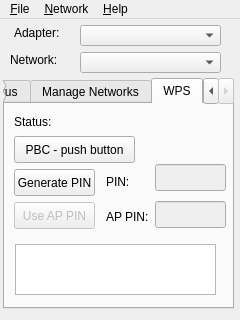
<?xml version="1.0" encoding="UTF-8"?>
<ui version="4.0">
 <class>WpaGui</class>
 <widget class="QMainWindow" name="WpaGui">
  <property name="geometry">
   <rect>
    <x>0</x>
    <y>0</y>
    <width>240</width>
    <height>320</height>
   </rect>
  </property>
  <property name="windowTitle">
   <string>wpa_gui</string>
  </property>
  <property name="styleSheet">
   <string notr="true"/>
  </property>
  <widget class="QWidget" name="widget">
   <widget class="QLabel" name="adapterLabel">
    <property name="geometry">
     <rect>
      <x>14</x>
      <y>3</y>
      <width>61</width>
      <height>21</height>
     </rect>
    </property>
    <property name="text">
     <string>Adapter:</string>
    </property>
   </widget>
   <widget class="QComboBox" name="adapterSelect">
    <property name="geometry">
     <rect>
      <x>80</x>
      <y>6</y>
      <width>141</width>
      <height>21</height>
     </rect>
    </property>
   </widget>
   <widget class="QLabel" name="networkLabel">
    <property name="geometry">
     <rect>
      <x>10</x>
      <y>30</y>
      <width>61</width>
      <height>21</height>
     </rect>
    </property>
    <property name="text">
     <string>Network:</string>
    </property>
   </widget>
   <widget class="QComboBox" name="networkSelect">
    <property name="geometry">
     <rect>
      <x>80</x>
      <y>33</y>
      <width>141</width>
      <height>21</height>
     </rect>
    </property>
   </widget>
   <widget class="QTabWidget" name="wpaguiTab">
    <property name="geometry">
     <rect>
      <x>3</x>
      <y>59</y>
      <width>231</width>
      <height>231</height>
     </rect>
    </property>
    <property name="currentIndex">
     <number>2</number>
    </property>
    <widget class="QWidget" name="statusTab">
     <attribute name="title">
      <string>Current Status</string>
     </attribute>
     <widget class="QFrame" name="frame3">
      <property name="geometry">
       <rect>
        <x>0</x>
        <y>-6</y>
        <width>221</width>
        <height>171</height>
       </rect>
      </property>
      <property name="frameShape">
       <enum>QFrame::NoFrame</enum>
      </property>
      <property name="frameShadow">
       <enum>QFrame::Plain</enum>
      </property>
      <widget class="QLabel" name="statusLabel">
       <property name="geometry">
        <rect>
         <x>6</x>
         <y>9</y>
         <width>43</width>
         <height>17</height>
        </rect>
       </property>
       <property name="text">
        <string>Status:</string>
       </property>
      </widget>
      <widget class="QLabel" name="lastMessageLabel">
       <property name="geometry">
        <rect>
         <x>6</x>
         <y>35</y>
         <width>87</width>
         <height>17</height>
        </rect>
       </property>
       <property name="text">
        <string>Last message:</string>
       </property>
      </widget>
      <widget class="QLabel" name="authenticationLabel">
       <property name="geometry">
        <rect>
         <x>6</x>
         <y>68</y>
         <width>90</width>
         <height>17</height>
        </rect>
       </property>
       <property name="text">
        <string>Authentication:</string>
       </property>
      </widget>
      <widget class="QLabel" name="encryptionLabel">
       <property name="geometry">
        <rect>
         <x>6</x>
         <y>91</y>
         <width>68</width>
         <height>17</height>
        </rect>
       </property>
       <property name="text">
        <string>Encryption:</string>
       </property>
      </widget>
      <widget class="QLabel" name="ssidLabel">
       <property name="geometry">
        <rect>
         <x>6</x>
         <y>112</y>
         <width>32</width>
         <height>17</height>
        </rect>
       </property>
       <property name="text">
        <string>SSID:</string>
       </property>
      </widget>
      <widget class="QLabel" name="bssidLabel">
       <property name="geometry">
        <rect>
         <x>6</x>
         <y>133</y>
         <width>39</width>
         <height>17</height>
        </rect>
       </property>
       <property name="text">
        <string>BSSID:</string>
       </property>
      </widget>
      <widget class="QLabel" name="ipAddressLabel">
       <property name="geometry">
        <rect>
         <x>6</x>
         <y>153</y>
         <width>68</width>
         <height>17</height>
        </rect>
       </property>
       <property name="text">
        <string>IP address:</string>
       </property>
      </widget>
      <widget class="QLabel" name="textStatus">
       <property name="geometry">
        <rect>
         <x>65</x>
         <y>5</y>
         <width>151</width>
         <height>20</height>
        </rect>
       </property>
       <property name="text">
        <string/>
       </property>
      </widget>
      <widget class="QLabel" name="textLastMessage">
       <property name="geometry">
        <rect>
         <x>90</x>
         <y>25</y>
         <width>130</width>
         <height>40</height>
        </rect>
       </property>
       <property name="text">
        <string/>
       </property>
       <property name="wordWrap">
        <bool>true</bool>
       </property>
      </widget>
      <widget class="QLabel" name="textAuthentication">
       <property name="geometry">
        <rect>
         <x>105</x>
         <y>69</y>
         <width>111</width>
         <height>17</height>
        </rect>
       </property>
       <property name="text">
        <string/>
       </property>
      </widget>
      <widget class="QLabel" name="textEncryption">
       <property name="geometry">
        <rect>
         <x>105</x>
         <y>92</y>
         <width>101</width>
         <height>17</height>
        </rect>
       </property>
       <property name="text">
        <string/>
       </property>
      </widget>
      <widget class="QLabel" name="textSsid">
       <property name="geometry">
        <rect>
         <x>55</x>
         <y>110</y>
         <width>151</width>
         <height>20</height>
        </rect>
       </property>
       <property name="text">
        <string/>
       </property>
      </widget>
      <widget class="QLabel" name="textBssid">
       <property name="geometry">
        <rect>
         <x>55</x>
         <y>133</y>
         <width>151</width>
         <height>20</height>
        </rect>
       </property>
       <property name="text">
        <string/>
       </property>
      </widget>
      <widget class="QLabel" name="textIpAddress">
       <property name="geometry">
        <rect>
         <x>92</x>
         <y>150</y>
         <width>111</width>
         <height>20</height>
        </rect>
       </property>
       <property name="text">
        <string/>
       </property>
      </widget>
     </widget>
     <widget class="QPushButton" name="connectButton">
      <property name="geometry">
       <rect>
        <x>6</x>
        <y>168</y>
        <width>61</width>
        <height>27</height>
       </rect>
      </property>
      <property name="text">
       <string>Connect</string>
      </property>
     </widget>
     <widget class="QPushButton" name="disconnectButton">
      <property name="geometry">
       <rect>
        <x>73</x>
        <y>168</y>
        <width>81</width>
        <height>27</height>
       </rect>
      </property>
      <property name="text">
       <string>Disconnect</string>
      </property>
     </widget>
     <widget class="QPushButton" name="scanButton">
      <property name="geometry">
       <rect>
        <x>160</x>
        <y>168</y>
        <width>61</width>
        <height>27</height>
       </rect>
      </property>
      <property name="text">
       <string>Scan</string>
      </property>
     </widget>
    </widget>
    <widget class="QWidget" name="networkconfigTab">
     <attribute name="title">
      <string>Manage Networks</string>
     </attribute>
     <widget class="QListWidget" name="networkList">
      <property name="geometry">
       <rect>
        <x>9</x>
        <y>9</y>
        <width>199</width>
        <height>94</height>
       </rect>
      </property>
      <property name="selectionRectVisible">
       <bool>true</bool>
      </property>
     </widget>
     <widget class="QRadioButton" name="enableRadioButton">
      <property name="geometry">
       <rect>
        <x>7</x>
        <y>122</y>
        <width>71</width>
        <height>22</height>
       </rect>
      </property>
      <property name="text">
       <string>Enabled</string>
      </property>
     </widget>
     <widget class="QPushButton" name="editNetworkButton">
      <property name="geometry">
       <rect>
        <x>85</x>
        <y>120</y>
        <width>58</width>
        <height>27</height>
       </rect>
      </property>
      <property name="text">
       <string>Edit</string>
      </property>
     </widget>
     <widget class="QPushButton" name="removeNetworkButton">
      <property name="geometry">
       <rect>
        <x>149</x>
        <y>120</y>
        <width>59</width>
        <height>27</height>
       </rect>
      </property>
      <property name="text">
       <string>Remove</string>
      </property>
     </widget>
     <widget class="QRadioButton" name="disableRadioButton">
      <property name="geometry">
       <rect>
        <x>7</x>
        <y>162</y>
        <width>71</width>
        <height>22</height>
       </rect>
      </property>
      <property name="text">
       <string>Disabled</string>
      </property>
     </widget>
     <widget class="QPushButton" name="addNetworkButton">
      <property name="geometry">
       <rect>
        <x>85</x>
        <y>160</y>
        <width>58</width>
        <height>27</height>
       </rect>
      </property>
      <property name="text">
       <string>Add</string>
      </property>
     </widget>
     <widget class="QPushButton" name="scanNetworkButton">
      <property name="geometry">
       <rect>
        <x>149</x>
        <y>160</y>
        <width>59</width>
        <height>27</height>
       </rect>
      </property>
      <property name="text">
       <string>Scan</string>
      </property>
     </widget>
    </widget>
    <widget class="QWidget" name="wpsTab">
     <attribute name="title">
      <string>WPS</string>
     </attribute>
     <widget class="QLabel" name="label_2">
      <property name="geometry">
       <rect>
        <x>9</x>
        <y>9</y>
        <width>43</width>
        <height>17</height>
       </rect>
      </property>
      <property name="text">
       <string>Status:</string>
      </property>
     </widget>
     <widget class="QLabel" name="wpsStatusText">
      <property name="geometry">
       <rect>
        <x>76</x>
        <y>9</y>
        <width>141</width>
        <height>17</height>
       </rect>
      </property>
      <property name="text">
       <string/>
      </property>
     </widget>
     <widget class="QPushButton" name="wpsPbcButton">
      <property name="geometry">
       <rect>
        <x>9</x>
        <y>32</y>
        <width>121</width>
        <height>27</height>
       </rect>
      </property>
      <property name="text">
       <string>PBC - push button</string>
      </property>
     </widget>
     <widget class="QPushButton" name="wpsPinButton">
      <property name="geometry">
       <rect>
        <x>9</x>
        <y>65</y>
        <width>81</width>
        <height>27</height>
       </rect>
      </property>
      <property name="text">
       <string>Generate PIN</string>
      </property>
     </widget>
     <widget class="QLabel" name="label">
      <property name="geometry">
       <rect>
        <x>101</x>
        <y>69</y>
        <width>41</width>
        <height>17</height>
       </rect>
      </property>
      <property name="text">
       <string>PIN:</string>
      </property>
     </widget>
     <widget class="QLineEdit" name="wpsPinEdit">
      <property name="enabled">
       <bool>false</bool>
      </property>
      <property name="geometry">
       <rect>
        <x>150</x>
        <y>60</y>
        <width>71</width>
        <height>27</height>
       </rect>
      </property>
      <property name="readOnly">
       <bool>true</bool>
      </property>
     </widget>
     <widget class="QPushButton" name="wpsApPinButton">
      <property name="enabled">
       <bool>false</bool>
      </property>
      <property name="geometry">
       <rect>
        <x>9</x>
        <y>98</y>
        <width>81</width>
        <height>27</height>
       </rect>
      </property>
      <property name="text">
       <string>Use AP PIN</string>
      </property>
     </widget>
     <widget class="QLabel" name="label_3">
      <property name="geometry">
       <rect>
        <x>101</x>
        <y>104</y>
        <width>47</width>
        <height>17</height>
       </rect>
      </property>
      <property name="text">
       <string>AP PIN:</string>
      </property>
     </widget>
     <widget class="QLineEdit" name="wpsApPinEdit">
      <property name="enabled">
       <bool>false</bool>
      </property>
      <property name="geometry">
       <rect>
        <x>150</x>
        <y>97</y>
        <width>71</width>
        <height>27</height>
       </rect>
      </property>
     </widget>
     <widget class="QTextEdit" name="wpsInstructions">
      <property name="geometry">
       <rect>
        <x>10</x>
        <y>140</y>
        <width>201</width>
        <height>51</height>
       </rect>
      </property>
      <property name="readOnly">
       <bool>true</bool>
      </property>
     </widget>
    </widget>
   </widget>
  </widget>
  <widget class="QMenuBar" name="MenuBar">
   <property name="geometry">
    <rect>
     <x>0</x>
     <y>0</y>
     <width>240</width>
     <height>27</height>
    </rect>
   </property>
   <widget class="QMenu" name="fileMenu">
    <property name="title">
     <string>&amp;File</string>
    </property>
    <addaction name="fileEventHistoryAction"/>
    <addaction name="fileSaveConfigAction"/>
    <addaction name="actionWPS"/>
    <addaction name="actionPeers"/>
    <addaction name="separator"/>
    <addaction name="fileExitAction"/>
   </widget>
   <widget class="QMenu" name="networkMenu">
    <property name="title">
     <string>&amp;Network</string>
    </property>
    <addaction name="networkAddAction"/>
    <addaction name="networkEditAction"/>
    <addaction name="networkRemoveAction"/>
    <addaction name="separator"/>
    <addaction name="networkEnableAllAction"/>
    <addaction name="networkDisableAllAction"/>
    <addaction name="networkRemoveAllAction"/>
   </widget>
   <widget class="QMenu" name="helpMenu">
    <property name="title">
     <string>&amp;Help</string>
    </property>
    <addaction name="helpContentsAction"/>
    <addaction name="helpIndexAction"/>
    <addaction name="separator"/>
    <addaction name="helpAboutAction"/>
   </widget>
   <addaction name="fileMenu"/>
   <addaction name="networkMenu"/>
   <addaction name="helpMenu"/>
  </widget>
  <action name="fileEventHistoryAction">
   <property name="text">
    <string>Event &amp;History</string>
   </property>
  </action>
  <action name="fileSaveConfigAction">
   <property name="text">
    <string>&amp;Save Configuration</string>
   </property>
  </action>
  <action name="fileExitAction">
   <property name="text">
    <string>E&amp;xit</string>
   </property>
  </action>
  <action name="networkAddAction">
   <property name="text">
    <string>&amp;Add</string>
   </property>
  </action>
  <action name="networkEditAction">
   <property name="text">
    <string>&amp;Edit</string>
   </property>
  </action>
  <action name="networkRemoveAction">
   <property name="text">
    <string>&amp;Remove</string>
   </property>
  </action>
  <action name="networkEnableAllAction">
   <property name="text">
    <string>E&amp;nable All</string>
   </property>
  </action>
  <action name="networkDisableAllAction">
   <property name="text">
    <string>&amp;Disable All</string>
   </property>
  </action>
  <action name="networkRemoveAllAction">
   <property name="text">
    <string>Re&amp;move All</string>
   </property>
  </action>
  <action name="helpContentsAction">
   <property name="enabled">
    <bool>false</bool>
   </property>
   <property name="text">
    <string>&amp;Contents...</string>
   </property>
  </action>
  <action name="helpIndexAction">
   <property name="enabled">
    <bool>false</bool>
   </property>
   <property name="text">
    <string>&amp;Index...</string>
   </property>
  </action>
  <action name="helpAboutAction">
   <property name="text">
    <string>&amp;About</string>
   </property>
  </action>
  <action name="actionWPS">
   <property name="enabled">
    <bool>false</bool>
   </property>
   <property name="text">
    <string>&amp;Wi-Fi Protected Setup</string>
   </property>
  </action>
  <action name="actionPeers">
   <property name="text">
    <string>&amp;Peers</string>
   </property>
  </action>
 </widget>
 <layoutdefault spacing="6" margin="11"/>
 <includes>
  <include location="global">qtimer.h</include>
  <include location="global">qsocketnotifier.h</include>
  <include location="local">wpamsg.h</include>
  <include location="local">eventhistory.h</include>
  <include location="local">scanresults.h</include>
  <include location="local">peers.h</include>
 </includes>
 <resources/>
 <connections/>
</ui>
